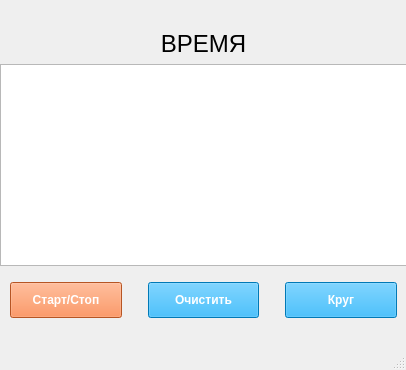
<?xml version="1.0" encoding="UTF-8"?>
<ui version="4.0">
 <class>MainWindow</class>
 <widget class="QMainWindow" name="MainWindow">
  <property name="geometry">
   <rect>
    <x>0</x>
    <y>0</y>
    <width>406</width>
    <height>370</height>
   </rect>
  </property>
  <property name="minimumSize">
   <size>
    <width>406</width>
    <height>370</height>
   </size>
  </property>
  <property name="maximumSize">
   <size>
    <width>406</width>
    <height>384</height>
   </size>
  </property>
  <property name="windowTitle">
   <string>MainWindow</string>
  </property>
  <widget class="QWidget" name="centralwidget">
   <widget class="QWidget" name="">
    <property name="geometry">
     <rect>
      <x>0</x>
      <y>30</y>
      <width>407</width>
      <height>298</height>
     </rect>
    </property>
    <layout class="QVBoxLayout" name="verticalLayout">
     <item>
      <widget class="QLabel" name="lb_time">
       <property name="styleSheet">
        <string notr="true">text-shadow: 2px 2px 4px rgba(0, 0, 0, 0.5);</string>
       </property>
       <property name="text">
        <string>&lt;html&gt;&lt;head/&gt;&lt;body&gt;&lt;p align=&quot;center&quot;&gt;&lt;span style=&quot; font-size:18pt;&quot;&gt;ВРЕМЯ&lt;/span&gt;&lt;/p&gt;&lt;/body&gt;&lt;/html&gt;</string>
       </property>
      </widget>
     </item>
     <item>
      <widget class="QTextBrowser" name="tB_time"/>
     </item>
     <item>
      <layout class="QHBoxLayout" name="horizontalLayout">
       <item>
        <widget class="QPushButton" name="pB_start">
         <property name="styleSheet">
          <string notr="true">    display: inline-block;
    padding: 10px;
    margin: 10px;
    background: #f73;
    /* Font styles */
    color: white;
    font-weight: bold;
    text-decoration: none;
background: #f73</string>
         </property>
         <property name="text">
          <string>Старт/Стоп</string>
         </property>
        </widget>
       </item>
       <item>
        <widget class="QPushButton" name="pB_clear">
         <property name="styleSheet">
          <string notr="true">    display: inline-block;
    padding: 10px;
    margin: 10px;
    background: #08C;
    /* Font styles */
    color: white;
    font-weight: bold;
    text-decoration: none;
background: #0AF</string>
         </property>
         <property name="text">
          <string>Очистить</string>
         </property>
        </widget>
       </item>
       <item>
        <widget class="QPushButton" name="pB_circle">
         <property name="styleSheet">
          <string notr="true">    display: inline-block;
    padding: 10px;
    margin: 10px;
    background: #08C;
    /* Font styles */
    color: white;
    font-weight: bold;
    text-decoration: none;
background: #0AF</string>
         </property>
         <property name="text">
          <string>Круг</string>
         </property>
        </widget>
       </item>
      </layout>
     </item>
    </layout>
   </widget>
  </widget>
  <widget class="QMenuBar" name="menubar">
   <property name="geometry">
    <rect>
     <x>0</x>
     <y>0</y>
     <width>406</width>
     <height>22</height>
    </rect>
   </property>
  </widget>
  <widget class="QStatusBar" name="statusbar"/>
 </widget>
 <resources/>
 <connections/>
</ui>
